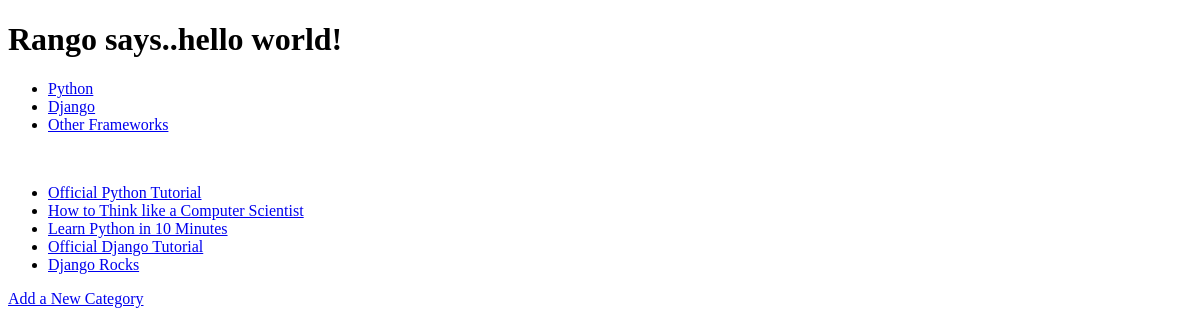
The app's page /rango/, older data.
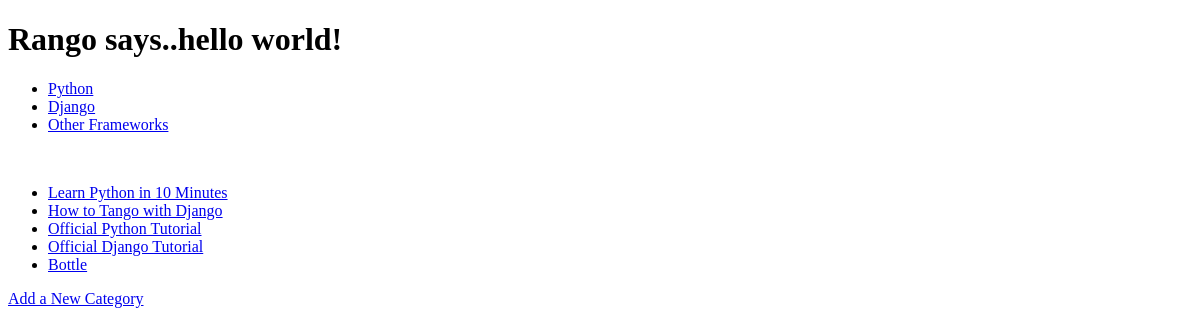
The same page, newer data.
### rango/models.py (models this page shows, shortened)
class Category(models.Model):
        name = models.CharField(max_length=128, unique=True)
        views = models.IntegerField(default=0)
        likes = models.IntegerField(default=0)
        slug = models.SlugField(unique=True)

class Page(models.Model):
    category = models.ForeignKey(Category)
    title = models.CharField(max_length=128)
    url = models.URLField()
    views = models.IntegerField(default=0)

### rango/views.py (the view)
def index(request):
    category_list = Category.objects.order_by('-likes')[:5]
    pages_list = Page.objects.order_by('-views')[:5]
    context_dict = {'categories': category_list,
                    'pages': pages_list
                    }
    return render(request, 'rango/index.html', context_dict)

### templates/rango/index.html (shortened to what this page needs)
<!DOCTYPE html>
<html>
    <head>
    </head>
    <body>
        <h1>Rango says..hello world!</h1>
        {% if categories %}
            <ul>
                {% for category in categories %}
                <li><a href="/rango/category/{{ category.slug }}">{{ category.name }}</a></li>
                {% endfor %}
            </ul>
       {% else %}
            <strong>There are no categories present.</strong>
       {% endif %}
            <br/>
       {% if pages %}
            <ul>
                {% for page in pages %}
                <li><a href="{{ page.url }}">{{page.title }}</a></li>
                {% endfor %}
            </ul>
       {% else %}
            <strong>There are no pages present.</strong>
       {% endif %}
       <a href="/rango/add_category/">Add a New Category</a><br/>
    </body>
</html>

Row changes from the older to the newer data that the page shows:
no longer on this page (row edited): Page: title "How to Think like a Computer Scientist"
no longer on this page (row edited): Page: title "Django Rocks"
changed Page "Learn Python in 10 Minutes": moves up the list
now on this page (row edited): Page: title "How to Tango with Django"
now on this page (row edited): Page: title "Bottle"
